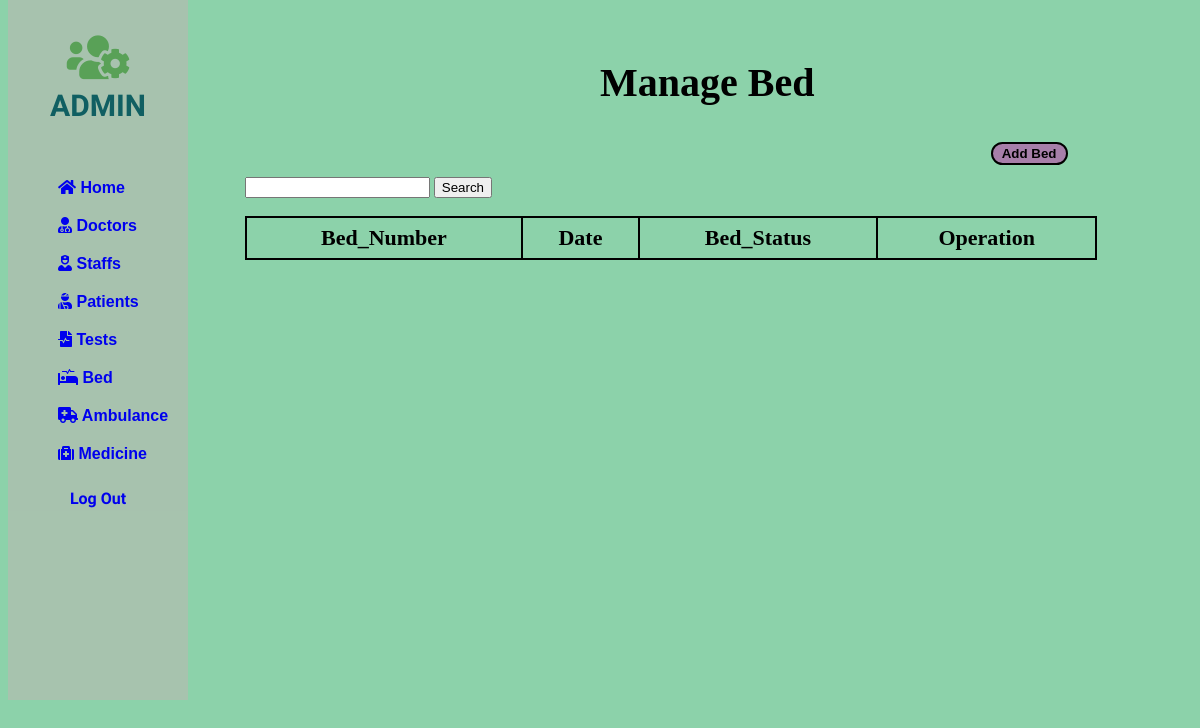
/php/bed/bed.php, run on an earlier commit of the app's database.
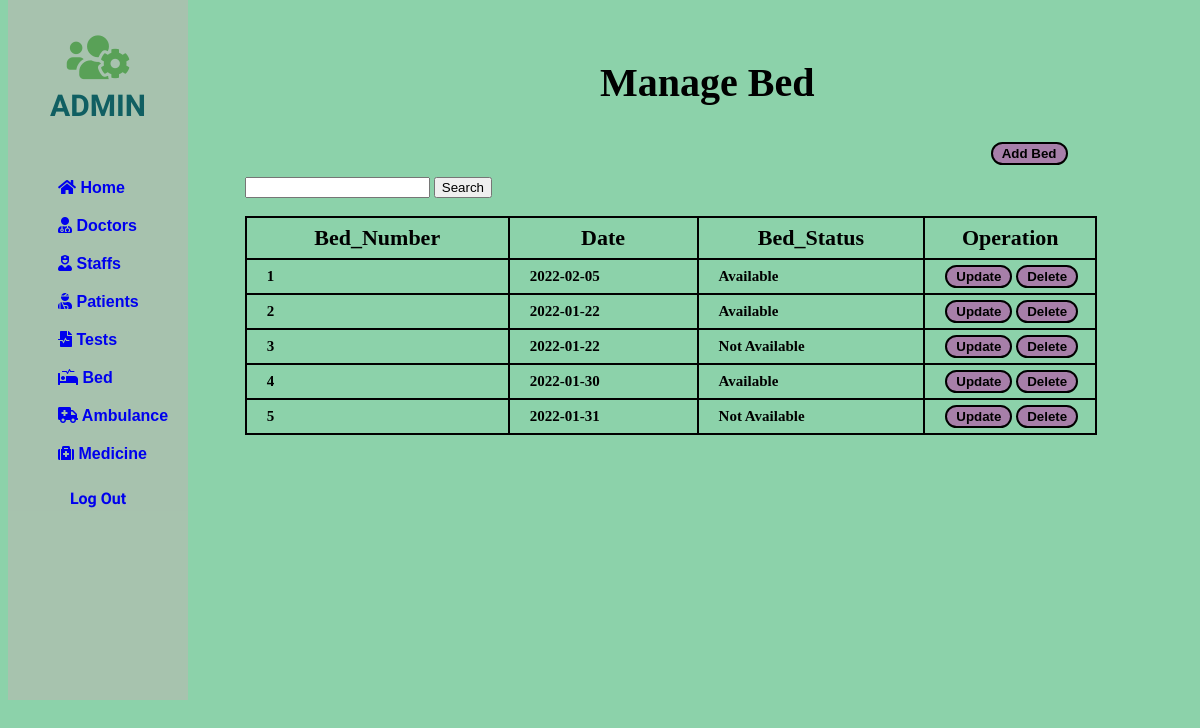
And on a later commit of the database.
### tables this page shows
CREATE TABLE IF NOT EXISTS `bed` (
  `Bed_Num` int(11) NOT NULL,
  `Date` date NOT NULL,
  `Bed_Status` enum('Available','Not Available') NOT NULL,
  `P_ID` int(11) DEFAULT NULL,
  PRIMARY KEY (`Bed_Num`),
  UNIQUE KEY `Bed_Num` (`Bed_Num`)
);

### php/bed/bed.php (the view, shortened to what this page needs)
<!DOCTYPE html>
<html lang="en">
<head>
    <link rel="stylesheet" href="https://use.fontawesome.com/releases/v5.15.4/css/all.css">
</head>
<body>
    <div class="slidebar">
        <header>
            <span>
                <i class="fas fa-users-cog"></i><br>
            </span>
            ADMIN
        </header>
        <ul>
            <li>
                <a href="/php/home.php"><i class="fas fa-home"></i> Home</a>
            </li>
            <li>
                <a href="/php/Doctor/doctor.php"><i class="fas fa-user-md"></i> Doctors</a>
            </li>
            <li>
                <a href="/php/staff/staff.php"><i class="fas fa-user-nurse"></i> Staffs</a>
            </li>
            <li>
                <a href="/php/patient/patient.php"><i class="fas fa-user-injured"></i> Patients</a>
            </li>
            <li>
                <a href="/php/test/test.php"><i class="fas fa-file-medical-alt"></i> Tests</a>
            </li>
            <li>
                <a href="/php/bed/bed.php"><i class="fas fa-procedures"></i> Bed</a>
            </li>
            <li>
                <a href="/php/Ambulence/ambulence.php"><i class="fas fa-ambulance"></i> Ambulance</a>
            </li>
            <li>
                <a href="/php/medicine/medicine.php"><i class="fas fa-medkit"></i> Medicine</a>
            </li>
        </ul>
        <div>
            <a style="text-decoration: none;" href="/php/index.php">
                <div class="logout">
                    Log Out
                </div>
            </a>
        </div>
    </div>
    <div class="container">
        <div class="row">
            <div style="margin-left: 50%; margin-top: 5%;">
                <h2>Manage <b>Bed</b></h2>
            </div>
            <div style="margin-left: 83%; margin-top: 3%;">
                <button><a href="/php/bed/add-bed.php">Add Bed</a></button>
            </div>
        </div>
    </div>
    <div class="card-body">
        <div style="margin-left: 20%; margin-top: 1%;">
         <form method="post" action="search.php">
                <input type="text" name="search" required />
                <input type="submit" value="Search" />
            </form>
            <br>
            <table id="dataTable" width="90%" cellspacing="10">
                <thead>
                    <tr>
                        <th> Bed_Number </th>
                        <th> Date </th>
                        <th> Bed_Status </th>
                        <th> Operation </th>
                    </tr>
                </thead>
                <tbody>
                    <?php
                    include 'db_conn.php';
                    $sql = " SELECT * FROM bed LIMIT 5";
                    $query = mysqli_query($conn, $sql);
                    while ($Patient_data = mysqli_fetch_array($query)) {
                    ?>
                        <tr>
                            <td><b><?php echo $Patient_data['Bed_Num'];  ?></b></td>
                            <td><?php echo $Patient_data['Date'];  ?></td>
                            <td><?php echo $Patient_data['Bed_Status'];  ?></td>
                            <td style="width: 140px;">
                                <button> <a href="/php/bed/update.php?Bed_Num=<?php echo $Patient_data['Bed_Num'];  ?>" class="btn btn-success"><b>Update</b></a></button>
                                <button><a href="/php/bed/Delete.php?Bed_Num=<?php echo $Patient_data['Bed_Num']; ?>" class="btn btn-danger"><b>Delete</b></a></button>
                            </td>
                        </tr>
                    <?php
                    }
                    ?>
                </tbody>
            </table>
        </div>
    </div>
</body>
</html>

What changed in the data, as far as the page shows it:
added bed: Bed_Num "1", Date "2022-02-05", Bed_Status "Available"
added bed: Bed_Num "2", Date "2022-01-22", Bed_Status "Available"
added bed: Bed_Num "3", Date "2022-01-22", Bed_Status "Not Available"
added bed: Bed_Num "4", Date "2022-01-30", Bed_Status "Available"
added bed: Bed_Num "5", Date "2022-01-31", Bed_Status "Not Available"
